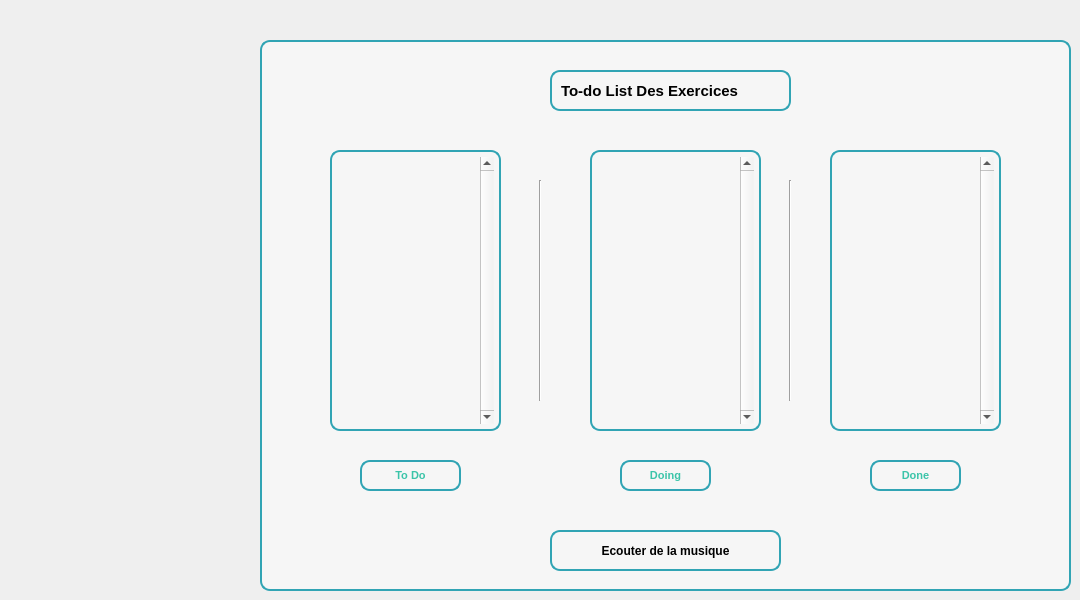
   <widget class="QWidget" name="TodolistWidget">
    <property name="styleSheet">
     <string notr="true">#TodolistWidget {
    background-color: #31a4b4; 
}
</string>
    </property>
    <attribute name="icon">
     <iconset>
      <normaloff>photos/list.png</normaloff>photos/list.png</iconset>
    </attribute>
    <attribute name="title">
     <string>To-do List</string>
    </attribute>
    <widget class="QLabel" name="todolabel_3">
     <property name="geometry">
      <rect>
       <x>260</x>
       <y>40</y>
       <width>811</width>
       <height>551</height>
      </rect>
     </property>
     <property name="styleSheet">
      <string notr="true">#todolabel_3{
    background-color: #f6f6f6;
    border: 2px solid #31a4b4;
    border-radius: 10px; /* Adjust the border radius as needed */
    padding: 5px; /* Add padding for better appearance */
}
</string>
     </property>
     <property name="text">
      <string/>
     </property>
    </widget>
    <widget class="QListWidget" name="listWidget">
     <property name="geometry">
      <rect>
       <x>330</x>
       <y>150</y>
       <width>171</width>
       <height>281</height>
      </rect>
     </property>
     <property name="cursor" stdset="0">
      <cursorShape>OpenHandCursor</cursorShape>
     </property>
     <property name="autoFillBackground">
      <bool>false</bool>
     </property>
     <property name="styleSheet">
      <string notr="true">#listWidget{

     background-color: #f6f6f6;
    border: 2px solid #31a4b4;
    border-radius: 10px;
    padding: 5px;
    selection-background-color: #5bab99;
    alternate-background-color: #3bc4a9;

}</string>
     </property>
     <property name="verticalScrollBarPolicy">
      <enum>Qt::ScrollBarAlwaysOn</enum>
     </property>
     <property name="dragDropOverwriteMode">
      <bool>true</bool>
     </property>
     <property name="dragDropMode">
      <enum>QAbstractItemView::DragOnly</enum>
     </property>
     <property name="defaultDropAction">
      <enum>Qt::MoveAction</enum>
     </property>
     <property name="textElideMode">
      <enum>Qt::ElideMiddle</enum>
     </property>
     <property name="viewMode">
      <enum>QListView::ListMode</enum>
     </property>
     <property name="sortingEnabled">
      <bool>true</bool>
     </property>
     <item>
      <property name="text">
       <string/>
      </property>
     </item>
     <item>
      <property name="text">
       <string/>
      </property>
     </item>
    </widget>
    <widget class="QListWidget" name="listWidgetDone">
     <property name="geometry">
      <rect>
       <x>830</x>
       <y>150</y>
       <width>171</width>
       <height>281</height>
      </rect>
     </property>
     <property name="cursor" stdset="0">
      <cursorShape>OpenHandCursor</cursorShape>
     </property>
     <property name="styleSheet">
      <string notr="true">#listWidgetDone{

     background-color: #f6f6f6;
    border: 2px solid #31a4b4;
    border-radius: 10px;
    padding: 5px;
    selection-background-color: #5bab99;
    alternate-background-color: #3bc4a9;

}</string>
     </property>
     <property name="verticalScrollBarPolicy">
      <enum>Qt::ScrollBarAlwaysOn</enum>
     </property>
     <property name="dragEnabled">
      <bool>true</bool>
     </property>
     <property name="dragDropOverwriteMode">
      <bool>true</bool>
     </property>
     <property name="dragDropMode">
      <enum>QAbstractItemView::DragDrop</enum>
     </property>
     <property name="defaultDropAction">
      <enum>Qt::MoveAction</enum>
     </property>
     <property name="sortingEnabled">
      <bool>true</bool>
     </property>
     <item>
      <property name="text">
       <string/>
      </property>
     </item>
     <item>
      <property name="text">
       <string/>
      </property>
     </item>
    </widget>
    <widget class="QListWidget" name="listWidgetDoing">
     <property name="geometry">
      <rect>
       <x>590</x>
       <y>150</y>
       <width>171</width>
       <height>281</height>
      </rect>
     </property>
     <property name="cursor" stdset="0">
      <cursorShape>OpenHandCursor</cursorShape>
     </property>
     <property name="styleSheet">
      <string notr="true">#listWidgetDoing{

     background-color: #f6f6f6;
    border: 2px solid #31a4b4;
    border-radius: 10px;
    padding: 5px;
    selection-background-color: #5bab99;
    alternate-background-color: #3bc4a9;

}</string>
     </property>
     <property name="verticalScrollBarPolicy">
      <enum>Qt::ScrollBarAlwaysOn</enum>
     </property>
     <property name="dragEnabled">
      <bool>true</bool>
     </property>
     <property name="dragDropOverwriteMode">
      <bool>true</bool>
     </property>
     <property name="dragDropMode">
      <enum>QAbstractItemView::DragDrop</enum>
     </property>
     <property name="defaultDropAction">
      <enum>Qt::MoveAction</enum>
     </property>
     <property name="sortingEnabled">
      <bool>true</bool>
     </property>
     <item>
      <property name="text">
       <string/>
      </property>
     </item>
     <item>
      <property name="text">
       <string/>
      </property>
     </item>
    </widget>
    <widget class="QPushButton" name="BoutonDONE">
     <property name="geometry">
      <rect>
       <x>870</x>
       <y>460</y>
       <width>91</width>
       <height>31</height>
      </rect>
     </property>
     <property name="palette">
      <palette>
       <active>
        <colorrole role="Button">
         <brush brushstyle="SolidPattern">
          <color alpha="255">
           <red>246</red>
           <green>246</green>
           <blue>246</blue>
          </color>
         </brush>
        </colorrole>
        <colorrole role="ButtonText">
         <brush brushstyle="SolidPattern">
          <color alpha="255">
           <red>59</red>
           <green>196</green>
           <blue>169</blue>
          </color>
         </brush>
        </colorrole>
        <colorrole role="Base">
         <brush brushstyle="SolidPattern">
          <color alpha="255">
           <red>246</red>
           <green>246</green>
           <blue>246</blue>
          </color>
         </brush>
        </colorrole>
        <colorrole role="Window">
         <brush brushstyle="SolidPattern">
          <color alpha="255">
           <red>246</red>
           <green>246</green>
           <blue>246</blue>
          </color>
         </brush>
        </colorrole>
        <colorrole role="Highlight">
         <brush brushstyle="SolidPattern">
          <color alpha="255">
           <red>49</red>
           <green>164</green>
           <blue>180</blue>
          </color>
         </brush>
        </colorrole>
       </active>
       <inactive>
        <colorrole role="Button">
         <brush brushstyle="SolidPattern">
          <color alpha="255">
           <red>246</red>
           <green>246</green>
           <blue>246</blue>
          </color>
         </brush>
        </colorrole>
        <colorrole role="ButtonText">
         <brush brushstyle="SolidPattern">
          <color alpha="255">
           <red>59</red>
           <green>196</green>
           <blue>169</blue>
          </color>
         </brush>
        </colorrole>
        <colorrole role="Base">
         <brush brushstyle="SolidPattern">
          <color alpha="255">
           <red>246</red>
           <green>246</green>
           <blue>246</blue>
          </color>
         </brush>
        </colorrole>
        <colorrole role="Window">
         <brush brushstyle="SolidPattern">
          <color alpha="255">
           <red>246</red>
           <green>246</green>
           <blue>246</blue>
          </color>
         </brush>
        </colorrole>
        <colorrole role="Highlight">
         <brush brushstyle="SolidPattern">
          <color alpha="255">
           <red>49</red>
           <green>164</green>
           <blue>180</blue>
          </color>
         </brush>
        </colorrole>
       </inactive>
       <disabled>
        <colorrole role="Button">
         <brush brushstyle="SolidPattern">
          <color alpha="255">
           <red>246</red>
           <green>246</green>
           <blue>246</blue>
          </color>
         </brush>
        </colorrole>
        <colorrole role="ButtonText">
         <brush brushstyle="SolidPattern">
          <color alpha="255">
           <red>120</red>
           <green>120</green>
           <blue>120</blue>
          </color>
         </brush>
        </colorrole>
        <colorrole role="Base">
         <brush brushstyle="SolidPattern">
          <color alpha="255">
           <red>246</red>
           <green>246</green>
           <blue>246</blue>
          </color>
         </brush>
        </colorrole>
        <colorrole role="Window">
         <brush brushstyle="SolidPattern">
          <color alpha="255">
           <red>246</red>
           <green>246</green>
           <blue>246</blue>
          </color>
         </brush>
        </colorrole>
        <colorrole role="Highlight">
         <brush brushstyle="SolidPattern">
          <color alpha="255">
           <red>49</red>
           <green>164</green>
           <blue>180</blue>
          </color>
         </brush>
        </colorrole>
       </disabled>
      </palette>
     </property>
     <property name="font">
      <font>
       <pointsize>8</pointsize>
       <weight>75</weight>
       <bold>true</bold>
      </font>
     </property>
     <property name="styleSheet">
      <string notr="true">#BoutonDONE{

     background-color: #f6f6f6;
    border: 2px solid #31a4b4;
    border-radius: 10px;
    padding: 5px;
    selection-background-color: #31a4b4;
}</string>
     </property>
     <property name="text">
      <string>Done</string>
     </property>
     <property name="icon">
      <iconset>
       <normaloff>photos/goal.png</normaloff>photos/goal.png</iconset>
     </property>
     <property name="iconSize">
      <size>
       <width>30</width>
       <height>30</height>
      </size>
     </property>
    </widget>
    <widget class="QPushButton" name="BoutonDOING">
     <property name="geometry">
      <rect>
       <x>620</x>
       <y>460</y>
       <width>91</width>
       <height>31</height>
      </rect>
     </property>
     <property name="palette">
      <palette>
       <active>
        <colorrole role="Button">
         <brush brushstyle="SolidPattern">
          <color alpha="255">
           <red>246</red>
           <green>246</green>
           <blue>246</blue>
          </color>
         </brush>
        </colorrole>
        <colorrole role="ButtonText">
         <brush brushstyle="SolidPattern">
          <color alpha="255">
           <red>59</red>
           <green>196</green>
           <blue>169</blue>
          </color>
         </brush>
        </colorrole>
        <colorrole role="Base">
         <brush brushstyle="SolidPattern">
          <color alpha="255">
           <red>246</red>
           <green>246</green>
           <blue>246</blue>
          </color>
         </brush>
        </colorrole>
        <colorrole role="Window">
         <brush brushstyle="SolidPattern">
          <color alpha="255">
           <red>246</red>
           <green>246</green>
           <blue>246</blue>
          </color>
         </brush>
        </colorrole>
        <colorrole role="Highlight">
         <brush brushstyle="SolidPattern">
          <color alpha="255">
           <red>49</red>
           <green>164</green>
           <blue>180</blue>
          </color>
         </brush>
        </colorrole>
       </active>
       <inactive>
        <colorrole role="Button">
         <brush brushstyle="SolidPattern">
          <color alpha="255">
           <red>246</red>
           <green>246</green>
           <blue>246</blue>
          </color>
         </brush>
        </colorrole>
        <colorrole role="ButtonText">
         <brush brushstyle="SolidPattern">
          <color alpha="255">
           <red>59</red>
           <green>196</green>
           <blue>169</blue>
          </color>
         </brush>
        </colorrole>
        <colorrole role="Base">
         <brush brushstyle="SolidPattern">
          <color alpha="255">
           <red>246</red>
           <green>246</green>
           <blue>246</blue>
          </color>
         </brush>
        </colorrole>
        <colorrole role="Window">
         <brush brushstyle="SolidPattern">
          <color alpha="255">
           <red>246</red>
           <green>246</green>
           <blue>246</blue>
          </color>
         </brush>
        </colorrole>
        <colorrole role="Highlight">
         <brush brushstyle="SolidPattern">
          <color alpha="255">
           <red>49</red>
           <green>164</green>
           <blue>180</blue>
          </color>
         </brush>
        </colorrole>
       </inactive>
       <disabled>
        <colorrole role="Button">
         <brush brushstyle="SolidPattern">
          <color alpha="255">
           <red>246</red>
           <green>246</green>
           <blue>246</blue>
          </color>
         </brush>
        </colorrole>
        <colorrole role="ButtonText">
         <brush brushstyle="SolidPattern">
          <color alpha="255">
           <red>120</red>
           <green>120</green>
           <blue>120</blue>
          </color>
         </brush>
        </colorrole>
        <colorrole role="Base">
         <brush brushstyle="SolidPattern">
          <color alpha="255">
           <red>246</red>
           <green>246</green>
           <blue>246</blue>
          </color>
         </brush>
        </colorrole>
        <colorrole role="Window">
         <brush brushstyle="SolidPattern">
          <color alpha="255">
           <red>246</red>
           <green>246</green>
           <blue>246</blue>
          </color>
         </brush>
        </colorrole>
        <colorrole role="Highlight">
         <brush brushstyle="SolidPattern">
          <color alpha="255">
           <red>49</red>
           <green>164</green>
           <blue>180</blue>
          </color>
         </brush>
        </colorrole>
       </disabled>
      </palette>
     </property>
     <property name="font">
      <font>
       <pointsize>8</pointsize>
       <weight>75</weight>
       <bold>true</bold>
      </font>
     </property>
     <property name="styleSheet">
      <string notr="true">#BoutonDOING{

     background-color: #f6f6f6;
    border: 2px solid #31a4b4;
    border-radius: 10px;
    padding: 5px;
    selection-background-color: #31a4b4;
}</string>
     </property>
     <property name="text">
      <string>Doing</string>
     </property>
     <property name="icon">
      <iconset>
       <normaloff>photos/to-do-list (3).png</normaloff>photos/to-do-list (3).png</iconset>
     </property>
     <property name="iconSize">
      <size>
       <width>30</width>
       <height>30</height>
      </size>
     </property>
    </widget>
    <widget class="QPushButton" name="BoutonTODO">
     <property name="geometry">
      <rect>
       <x>360</x>
       <y>460</y>
       <width>101</width>
       <height>31</height>
      </rect>
     </property>
     <property name="palette">
      <palette>
       <active>
        <colorrole role="Button">
         <brush brushstyle="SolidPattern">
          <color alpha="255">
           <red>246</red>
           <green>246</green>
           <blue>246</blue>
          </color>
         </brush>
        </colorrole>
        <colorrole role="ButtonText">
         <brush brushstyle="SolidPattern">
          <color alpha="255">
           <red>59</red>
           <green>196</green>
           <blue>169</blue>
          </color>
         </brush>
        </colorrole>
        <colorrole role="Base">
         <brush brushstyle="SolidPattern">
          <color alpha="255">
           <red>246</red>
           <green>246</green>
           <blue>246</blue>
          </color>
         </brush>
        </colorrole>
        <colorrole role="Window">
         <brush brushstyle="SolidPattern">
          <color alpha="255">
           <red>246</red>
           <green>246</green>
           <blue>246</blue>
          </color>
         </brush>
        </colorrole>
        <colorrole role="Highlight">
         <brush brushstyle="SolidPattern">
          <color alpha="255">
           <red>49</red>
           <green>164</green>
           <blue>180</blue>
          </color>
         </brush>
        </colorrole>
       </active>
       <inactive>
        <colorrole role="Button">
         <brush brushstyle="SolidPattern">
          <color alpha="255">
           <red>246</red>
           <green>246</green>
           <blue>246</blue>
          </color>
         </brush>
        </colorrole>
        <colorrole role="ButtonText">
         <brush brushstyle="SolidPattern">
          <color alpha="255">
           <red>59</red>
           <green>196</green>
           <blue>169</blue>
          </color>
         </brush>
        </colorrole>
        <colorrole role="Base">
         <brush brushstyle="SolidPattern">
          <color alpha="255">
           <red>246</red>
           <green>246</green>
           <blue>246</blue>
          </color>
         </brush>
        </colorrole>
        <colorrole role="Window">
         <brush brushstyle="SolidPattern">
          <color alpha="255">
           <red>246</red>
           <green>246</green>
           <blue>246</blue>
          </color>
         </brush>
        </colorrole>
        <colorrole role="Highlight">
         <brush brushstyle="SolidPattern">
          <color alpha="255">
           <red>49</red>
           <green>164</green>
           <blue>180</blue>
          </color>
         </brush>
        </colorrole>
       </inactive>
       <disabled>
        <colorrole role="Button">
         <brush brushstyle="SolidPattern">
          <color alpha="255">
           <red>246</red>
           <green>246</green>
           <blue>246</blue>
          </color>
         </brush>
        </colorrole>
        <colorrole role="ButtonText">
         <brush brushstyle="SolidPattern">
          <color alpha="255">
           <red>120</red>
           <green>120</green>
           <blue>120</blue>
          </color>
         </brush>
        </colorrole>
        <colorrole role="Base">
         <brush brushstyle="SolidPattern">
          <color alpha="255">
           <red>246</red>
           <green>246</green>
           <blue>246</blue>
          </color>
         </brush>
        </colorrole>
        <colorrole role="Window">
         <brush brushstyle="SolidPattern">
          <color alpha="255">
           <red>246</red>
           <green>246</green>
           <blue>246</blue>
          </color>
         </brush>
        </colorrole>
        <colorrole role="Highlight">
         <brush brushstyle="SolidPattern">
          <color alpha="255">
           <red>49</red>
           <green>164</green>
           <blue>180</blue>
          </color>
         </brush>
        </colorrole>
       </disabled>
      </palette>
     </property>
     <property name="font">
      <font>
       <pointsize>8</pointsize>
       <weight>75</weight>
       <bold>true</bold>
      </font>
     </property>
     <property name="styleSheet">
      <string notr="true">#BoutonTODO{

     background-color: #f6f6f6;
    border: 2px solid #31a4b4;
    border-radius: 10px;
    padding: 5px;
    selection-background-color: #31a4b4;
}</string>
     </property>
     <property name="text">
      <string>To Do</string>
     </property>
     <property name="icon">
      <iconset>
       <normaloff>photos/to-do.png</normaloff>photos/to-do.png</iconset>
     </property>
     <property name="iconSize">
      <size>
       <width>30</width>
       <height>30</height>
      </size>
     </property>
    </widget>
    <widget class="Line" name="line_7">
     <property name="geometry">
      <rect>
       <x>780</x>
       <y>180</y>
       <width>20</width>
       <height>221</height>
      </rect>
     </property>
     <property name="orientation">
      <enum>Qt::Vertical</enum>
     </property>
    </widget>
    <widget class="Line" name="line_8">
     <property name="geometry">
      <rect>
       <x>530</x>
       <y>180</y>
       <width>20</width>
       <height>221</height>
      </rect>
     </property>
     <property name="orientation">
      <enum>Qt::Vertical</enum>
     </property>
    </widget>
    <widget class="QLabel" name="labeldutodo">
     <property name="geometry">
      <rect>
       <x>550</x>
       <y>70</y>
       <width>241</width>
       <height>41</height>
      </rect>
     </property>
     <property name="font">
      <font>
       <pointsize>11</pointsize>
       <weight>75</weight>
       <bold>true</bold>
       <underline>false</underline>
       <strikeout>false</strikeout>
       <kerning>true</kerning>
      </font>
     </property>
     <property name="layoutDirection">
      <enum>Qt::RightToLeft</enum>
     </property>
     <property name="styleSheet">
      <string notr="true">#labeldutodo{

     background-color: #f6f6f6;
    border: 2px solid #31a4b4;
    border-radius: 10px;
    padding: 5px;
    selection-background-color: #31a4b4;
}
</string>
     </property>
     <property name="text">
      <string>To-do List Des Exercices</string>
     </property>
    </widget>
    <widget class="QPushButton" name="spotify">
     <property name="geometry">
      <rect>
       <x>550</x>
       <y>530</y>
       <width>231</width>
       <height>41</height>
      </rect>
     </property>
     <property name="font">
      <font>
       <pointsize>9</pointsize>
       <weight>75</weight>
       <bold>true</bold>
      </font>
     </property>
     <property name="layoutDirection">
      <enum>Qt::LeftToRight</enum>
     </property>
     <property name="styleSheet">
      <string notr="true">#spotify{

     background-color: #f6f6f6;
    border: 2px solid #31a4b4;
    border-radius: 10px;
    padding: 5px;
    selection-background-color: #31a4b4;
}

#spotify:hover{
background-color: #5bab99;
}</string>
     </property>
     <property name="text">
      <string>Ecouter de la musique</string>
     </property>
     <property name="icon">
      <iconset>
       <normaloff>photos/spotify.png</normaloff>photos/spotify.png</iconset>
     </property>
     <property name="iconSize">
      <size>
       <width>30</width>
       <height>50</height>
      </size>
     </property>
    </widget>
   </widget>
